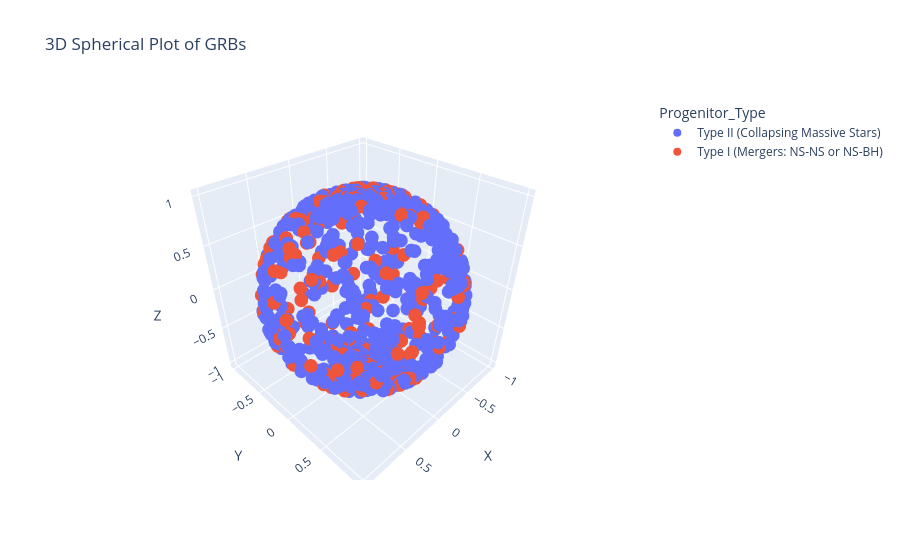

This figure's notebook cell:
### Code cell
import pandas as pd
import numpy as np
import plotly.express as px
from astroquery.ned import Ned

df = pd.read_csv("batse.csv")

df['RA'] = df['RA']
df['Dec'] = df['Dec']

def query_host_galaxy(ra, dec):
    try:
        result = Ned.query_region(f"{ra} {dec}", radius="0.1 degree")
        if result is not None and len(result) > 0:
            host_galaxy = result['NAME'][0] 
            return host_galaxy
        else:
            return "Unknown"
    except Exception as e:
        return "Error in query"

df['Host_Galaxy'] = df.apply(lambda row: query_host_galaxy(row['RA'], row['Dec']), axis=1)

def classify_grb_binary(t90):
    return "Short" if t90 <= 2 else "Long"

df["Classified"] = df["T90"].apply(classify_grb_binary)

def assign_progenitor(grb_class):
    if grb_class == "Short":
        return "Type I (Mergers: NS-NS or NS-BH)"
    elif grb_class == "Long":
        return "Type II (Collapsing Massive Stars)"
    else:
        return "Unclassified"

df["Progenitor_Type"] = df["Classified"].apply(assign_progenitor)

def ra_dec_to_cartesian(ra, dec):
    ra_rad = np.radians(ra)
    dec_rad = np.radians(dec)
    
    x = np.cos(dec_rad) * np.cos(ra_rad)
    y = np.cos(dec_rad) * np.sin(ra_rad)
    z = np.sin(dec_rad)

    return x, y, z

df[['x', 'y', 'z']] = df.apply(lambda row: pd.Series(ra_dec_to_cartesian(row['RA'], row['Dec'])), axis=1)

fig = px.scatter_3d(df, x='x', y='y', z='z', color='Progenitor_Type', 
                    title='3D Spherical Plot of GRBs based on RA and Dec',
                    labels={'x': 'X', 'y': 'Y', 'z': 'Z'},
                    color_continuous_scale='Viridis')

fig.update_layout(scene=dict(
                    xaxis_title='X',
                    yaxis_title='Y',
                    zaxis_title='Z'),
                  title='3D Spherical Plot of GRBs')
fig.show()

### Figure 1 — Plotly figure (JSON) as saved in the notebook; plotly's stock layout.template omitted (floating-point values rounded to 4 significant figures; data arrays with more than 128 entries replaced by an {"elided": "..."} marker saying what was removed)
{"data": [{"hovertemplate": "Progenitor_Type=Type II (Collapsing Massive Stars)<br>X=%{x}<br>Y=%{y}<br>Z=%{z}<extra></extra>", "legendgroup": "Type II (Collapsing Massive Stars)", "marker": {"color": "#636efa", "symbol": "circle"}, "mode": "markers", "name": "Type II (Collapsing Massive Stars)", "scene": "scene", "showlegend": true, "type": "scatter3d", "x": {"elided": "666 float values"}, "y": {"elided": "666 float values"}, "z": {"elided": "666 float values"}}, {"hovertemplate": "Progenitor_Type=Type I (Mergers: NS-NS or NS-BH)<br>X=%{x}<br>Y=%{y}<br>Z=%{z}<extra></extra>", "legendgroup": "Type I (Mergers: NS-NS or NS-BH)", "marker": {"color": "#EF553B", "symbol": "circle"}, "mode": "markers", "name": "Type I (Mergers: NS-NS or NS-BH)", "scene": "scene", "showlegend": true, "type": "scatter3d", "x": {"elided": "193 float values"}, "y": {"elided": "193 float values"}, "z": {"elided": "193 float values"}}], "layout": {"legend": {"title": {"text": "Progenitor_Type"}, "tracegroupgap": 0}, "scene": {"domain": {"x": [0, 1], "y": [0, 1]}, "xaxis": {"title": {"text": "X"}}, "yaxis": {"title": {"text": "Y"}}, "zaxis": {"title": {"text": "Z"}}}, "title": {"text": "3D Spherical Plot of GRBs"}}}
